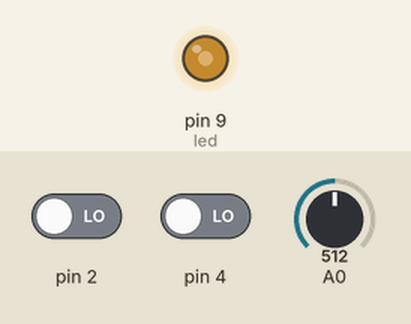
Recording of a sketch running on a simulated Arduino Uno, built with avr-gcc and run on an emulated ATmega328P. On the bench: output pins drawn as LEDs (lit = HIGH). Inputs (shaded band) come from the test bench; at power-on: pin 2 LOW, pin 4 LOW, A0 = 512. What the sketch prints to the serial monitor is not drawn.

Above: at 1.2 s.
1.3 s: pin 2 driven HIGH
At 1.81 s:
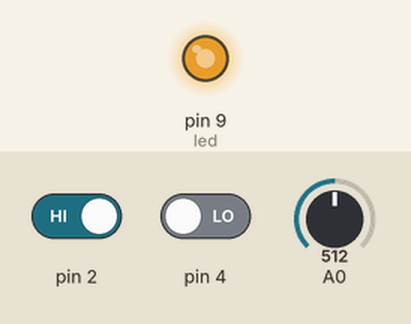
At 3.62 s:
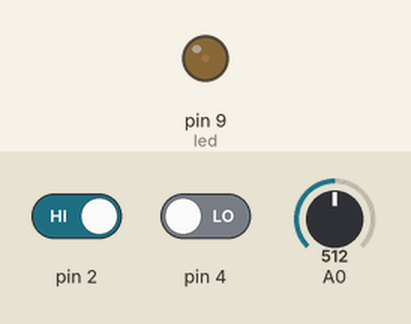
4.3 s: pin 4 driven HIGH
Timing chart, 0 to 7.3 s (numbered marks = the images above; inputs shaded):
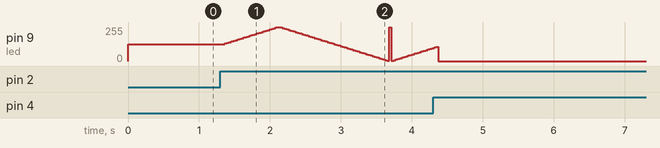

The sketch:

fade_addDebounce.ino
```cpp
/*
 * Button 1 toggles between two states, fading automatically and fading with the pot
 * Button 2 turns the LED on and off
 *
 * In order to toggle the states correctly debouncing is used
 */

// PWM Pin
int led = 9;
int brightness = 200;
int fadeAmount = 5;
int pot;
int button1 = 0;
int button2 = 0;
int button1State;
int lastButton1State = LOW;
int button2State;
int lastButton2State = LOW;

// states of the program
int fadeState = HIGH;
int onState = HIGH;

// the following variables are unsigned longs because the time, measured in
// milliseconds, will quickly become a bigger number than can be stored in an int.
unsigned long lastDebounceTime = 0; // the last time the output pin was toggled
unsigned long debounceDelay = 50;   // the debounce time; increase if the output flickers
unsigned long lastDebounceTime2 = 0;

void setup()
{
  // because we're using a digital pin we have
  // to set the mode to input or output
  pinMode(led, OUTPUT);
  pinMode(2, INPUT);
  pinMode(4, INPUT);
  Serial.begin(9600);
}

void loop()
{
  // toggle between fading and using pot
  // fadeState
  button1 = digitalRead(2);

  // check to see if you just pressed the button
  // (i.e. the input went from LOW to HIGH), and you've waited long enough
  // since the last press to ignore any noise:

  if (button1 != lastButton1State)
  {
    // reset the debouncing timer
    lastDebounceTime = millis();
    // Serial.println(lastDebounceTime);
  }

  if ((millis() - lastDebounceTime) > debounceDelay)
  {
    // whatever the reading is at, it's been there for longer than the debounce
    // delay, so take it as the actual current state:

    // if the button state has changed:
    if (button1 != button1State)
    {
      button1State = button1;

      // only toggle the LED if the new button state is HIGH
      if (button1State)
      {
        fadeState = !fadeState;
      }
    }
  }

  // save the reading. Next time through the loop, it'll be the lastButtonState:
  lastButton1State = button1;

  Serial.println(onState);

  // turn everything on or off
  // changes onState to true or false
  button2 = digitalRead(4);

  // If the switch changed, due to noise or pressing:
  if (button2 != lastButton2State)
  {
    // reset the debouncing timer
    lastDebounceTime2 = millis();
    // Serial.println(lastDebounceTime);
  }

  if ((millis() - lastDebounceTime2) > debounceDelay)
  {
    // whatever the reading is at, it's been there for longer than the debounce
    // delay, so take it as the actual current state:

    // if the button state has changed:
    if (button2 != button2State)
    {
      button2State = button2;

      // only toggle the LED if the new button state is HIGH
      if (button2State)
      {
        onState = !onState;
      }
    }
  }

  // save the reading. Next time through the loop, it'll be the lastButtonState:
  lastButton2State = button2;

  //  Serial.println(button2State);

  if (fadeState && onState)
  {
    // Control fade with pot
    ///////////////////////

    // read from pot on A0
    pot = analogRead(A0);

    // constrain the pot value 0 - 255
    brightness = map(pot, 0, 1023, 0, 255);

    // set the brightness of pin 9 with pot value
    analogWrite(led, brightness);
  }
  else if (!fadeState && onState)
  {
    // autofade with button press
    /////////////////////////////

    // increase brightness by fadeAmount
    brightness = brightness + fadeAmount;

    if (brightness <= 0 || brightness >= 255)
    {
      // toggle increase and decrease
      fadeAmount = -fadeAmount;
    }
    analogWrite(led, brightness);
  }
  else if (!onState)
  {
    digitalWrite(led, LOW);
  }

  delay(30);
}
```
